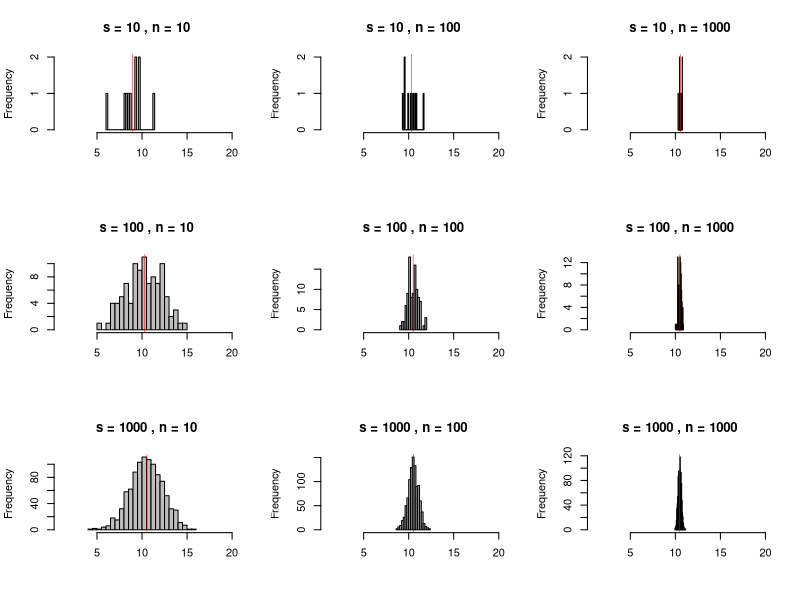

R code for this plot:
## ---- chunk 1
s_values <- c(10, 100, 1000)
n_values <- c(10, 100, 1000)

par(mfrow = c(3, 3))
for (s in s_values) {
  for (n in n_values) {
    sample_means <- replicate(s, mean(sample(1:20, n, replace = TRUE)))

    hist(sample_means,
         breaks = 20,
         col = "grey",
         border = "black",
         main = paste("s =", s, ", n =", n),
         xlab = "",
         xlim = c(1, 20))
    
    abline(v = mean(sample_means), col = "red", lwd = 0.5)
  }
}


## ---- chunk 2
func = function(x){exp(-x)*sin(x)}
result = integrate(func, lower = 2, upper = 5)
print(result)
## ---- chunk 3
data = read.csv("xmat.csv")
print(dim(data))
head(data, 10)
## ---- chunk 4
set.seed(10825) 
# Why not 42 and 3407
coefficient_0 = 1
coefficient_1 = 0.5
coefficient_2 = -2.2
coefficient_3 = 1
x_1 = data$X1
x_2 = data$X2
x_3 = data$X3
e = rnorm(n = nrow(data), mean = 0, sd = sqrt(1.5))
y = coefficient_0 + 
  coefficient_1*x_1 + coefficient_2*x_2 + coefficient_3*x_3 + e

linear = lm(y ~ x_1 + x_2 + x_3)
summary((linear))
